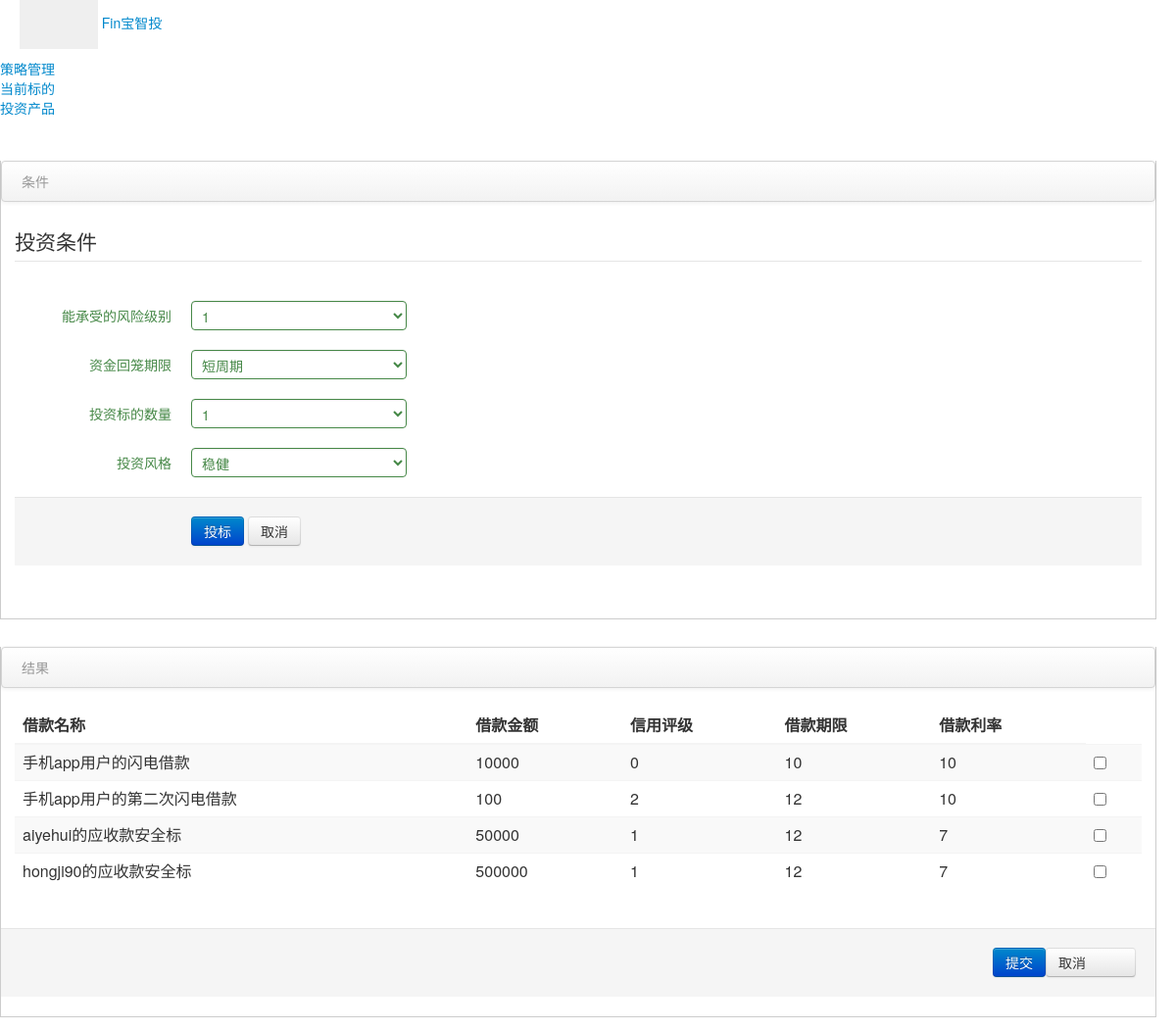
/rango/select_loan/, run on the app's committed database.
### rango/models.py (models this page shows, shortened)
class Category(models.Model):
    name = models.CharField(max_length=128, unique=True)
    views = models.IntegerField(default=0)
    likes = models.IntegerField(default=0)
    slug = models.CharField(max_length=128, unique=True)
    '''
    def save(self, *args, **kwargs):
                self.slug = self.name
                super(Category, self).save(*args, **kwargs)
    '''

class Loan(models.Model):
    title = models.CharField(max_length=128)
    amount = models.IntegerField(default=0)
    creditcode = models.IntegerField(default=0)
    listingid = models.IntegerField(default=0)
    months = models.IntegerField(default=0)
    payway = models.IntegerField(default=0)
    rate = models.IntegerField(default=0)

### rango/views.py (the view)
def select_loan(request):
    flag = random.randint(0,99)
    if flag < 30:
        loan_list = Loan.objects.order_by('-amount')[:4]
    elif (flag > 30 and flag < 60):
        loan_list = Loan.objects.order_by('-rate')[:4]
    else:
        loan_list = Loan.objects.order_by('-months')[:4]
    context_dict = {'loans': loan_list}
    return render(request, 'rango/investment_strategy.html', context_dict)

### rango/templatetags/rango_extras.py (called while the page is built)
@register.inclusion_tag('rango/cats.html')
def get_category_list(cat=None):
    return {'cats': Category.objects.all(), 'act_cat': cat}

### templates/rango/investment_strategy.html (shortened to what this page needs)
{% extends 'rango/base.html' %}
{% load staticfiles %}
{% block body_block %}
    <div class="row-fluid">
        <div class="block">
            <div class="navbar navbar-inner block-header">
                <div class="muted pull-left">条件</div>
            </div>
            <div class="block-content collapse in">
                <div class="span12">
                     <form class="form-horizontal" method="post" action="/rango/select_loan/">
                      <fieldset>
                        <legend>投资条件</legend>
                        <div class="control-group success">
                          <label class="control-label" for="selectError">能承受的风险级别</label>
                          <div class="controls">
                            <select id="selectError">
                              <option>1</option>
                            </select>
                          </div>
                        </div>
                        <div class="control-group success">
                          <label class="control-label" for="selectError">资金回笼期限</label>
                          <div class="controls">
                            <select id="selectError">
                              <option>短周期</option>
                            </select>
                          </div>
                        </div>
                        <div class="control-group success">
                          <label class="control-label" for="selectError">投资标的数量</label>
                          <div class="controls">
                            <select id="selectError">
                              <option>1</option>
                            </select>
                          </div>
                        </div>
                        <div class="control-group success">
                          <label class="control-label" for="selectError">投资风格</label>
                          <div class="controls">
                            <select id="selectError">
                              <option>稳健</option>
                            </select>
                          </div>
                        </div>
                        <div class="form-actions">
                          <button type="submit" class="btn btn-primary">投标</button>
                          <button type="reset" class="btn">取消</button>
                        </div>
                      </fieldset>
                    </form>
                </div>
            </div>
        </div>
    </div>
    <div class="row-fluid">
        <div class="block">
            <div class="navbar navbar-inner block-header">
                <div class="muted pull-left">结果</div>
            </div>
            <div class="block-content collapse in">
                <div class="span12">
                    <table class="table table-striped">
                      <thead>
                        <tr>
                          <th>借款名称</th>
                          <th>借款金额</th>
                          <th>信用评级</th>
                          <th>借款期限</th>
                          <th>借款利率</th>
                        </tr>
                      </thead>
                      <tbody>
                        {% if loans %}
                        {% for loan in loans %}
                        <tr>
                          <td>{{ loan.title }}</td>
                          <td>{{ loan.amount }}</td>
                          <td>{{ loan.creditcode }}</td>
                          <td>{{ loan.months }}</td>
                          <td>{{ loan.rate }}</td>
                          <th><input type="checkbox"  value="option1" ></th>
                        </tr>
                        {% endfor %}
                        {% endif %}
                      </tbody>
                    </table>
                </div>
            </div>
             <div class="form-actions">
                 <button type="reset" class="btn" style="float:right; padding-right: 50px">取消</button>
              <button type="submit" class="btn btn-primary" style="float:right">提交</button>
            </div>
        </div>
    </div>
{% endblock %}

### templates/rango/base.html (shortened to what this page needs)
{% load staticfiles %}
<link href="{% static "bootstrap/css/bootstrap.min.css" %}" rel="stylesheet" media="screen">
<link href="{% static "bootstrap/css/bootstrap-responsive.min.css" %}" rel="stylesheet" media="screen">
<link href="{% static "vendors/easypiechart/jquery.easy-pie-chart.css" %}" rel="stylesheet" media="screen">
<link href="{% static "assets/styles.css" %}" rel="stylesheet" media="screen">
<link href="{% static "dist/css/AdminLTE.min.css" %}" rel="stylesheet" media="screen">
<link rel="stylesheet" href="https://cdnjs.cloudflare.com/ajax/libs/font-awesome/4.5.0/css/font-awesome.min.css">
<link rel="stylesheet" href="https://cdnjs.cloudflare.com/ajax/libs/ionicons/2.0.1/css/ionicons.min.css">
<!DOCTYPE html>
<html lang="en">
  <head>
    <link href="http://getbootstrap.com/dist/css/bootstrap.min.css" rel="stylesheet">
    <link href="http://getbootstrap.com/examples/dashboard/dashboard.css" rel="stylesheet">
  </head>
  <body>
    <div class="navbar navbar-inverse navbar-fixed-top" role="navigation">
      <div class="container-fluid">
        <div class="navbar-header">
          <button type="button" class="navbar-toggle collapsed" data-toggle="collapse" data-target=".navbar-collapse">
            <span class="icon-bar"></span>
            <span class="icon-bar"></span>
            <span class="icon-bar"></span>
          </button>
          <a class="navbar-brand" href="/rango/">Fin宝智投</a>
        </div>
      </div>
    </div>
    <div class="container-fluid">
      <div class="row">
        <div class="col-sm-3 col-md-2 sidebar">
                {% block side_block %}
                {% load rango_extras %}
                {% get_category_list category %}
                {% endblock %}
        </div>
        <div class="col-sm-9 col-sm-offset-3 col-md-10 col-md-offset-2 main">
           <div>
                {% block body_block %}
                {% endblock %}
            </div>
        </div>
      </div>
    </div>
  </body>
</html>

### templates/rango/cats.html
{% if cats %}
    <ul class="nav nav-sidebar">
    {% for c in cats %}
    {% if c == act_cat %} <li  class="active" > {% else  %} <li>{% endif %}
            <a href="{% url 'category'  c.slug %}">{{ c.name }}</a></li>
    {% endfor %}
{% else %}
    <li> <strong >There are no category present.</strong></li>
    </ul>
{% endif %}

### static/assets/styles.css (style rules this page uses)
body { padding-top: 0; padding-bottom: 40px; background-color: #f5f5f5; }
@media (min-width: 979px) { body { padding-top: 60px; } }
.block { border: 1px solid #ccc; background: white; margin: 1em 0em; border-top: none; }
.block-content { margin: 1em; min-height: .25em; }
.block-header { margin-bottom: 0px; border-right: none; border-left: none; -webkit-border-radius: 0px; -moz-border-radius: 0px; border-radius: 0px; }
.block-header div { padding-top: 10px; }

### data on the page
Category: name "策略管理"
Category: name "当前标的"
Category: name "投资产品"
Loan: title "手机app用户的闪电借款", amount "10000", creditcode "0", months "10", rate "10"
Loan: title "手机app用户的第二次闪电借款", amount "100", creditcode "2", months "12", rate "10"
Loan: title "aiyehui的应收款安全标", amount "50000", creditcode "1", months "12", rate "7"
Loan: title "hongji90的应收款安全标", amount "500000", creditcode "1", months "12", rate "7"
